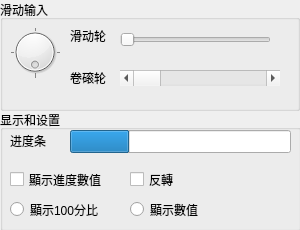
<?xml version="1.0" encoding="UTF-8"?>
<ui version="4.0">
 <class>Widget</class>
 <widget class="QWidget" name="Widget">
  <property name="geometry">
   <rect>
    <x>0</x>
    <y>0</y>
    <width>300</width>
    <height>230</height>
   </rect>
  </property>
  <property name="windowTitle">
   <string>Widget</string>
  </property>
  <widget class="QGroupBox" name="groupBox">
   <property name="geometry">
    <rect>
     <x>0</x>
     <y>0</y>
     <width>300</width>
     <height>111</height>
    </rect>
   </property>
   <property name="title">
    <string>滑动输入</string>
   </property>
   <widget class="QDial" name="dial">
    <property name="geometry">
     <rect>
      <x>10</x>
      <y>20</y>
      <width>50</width>
      <height>64</height>
     </rect>
    </property>
    <property name="maximum">
     <number>100</number>
    </property>
    <property name="singleStep">
     <number>33</number>
    </property>
    <property name="orientation">
     <enum>Qt::Orientation::Horizontal</enum>
    </property>
    <property name="invertedAppearance">
     <bool>false</bool>
    </property>
    <property name="invertedControls">
     <bool>false</bool>
    </property>
    <property name="wrapping">
     <bool>true</bool>
    </property>
    <property name="notchTarget">
     <double>0.000000000000000</double>
    </property>
    <property name="notchesVisible">
     <bool>true</bool>
    </property>
   </widget>
   <widget class="QSlider" name="horizontalSlider">
    <property name="geometry">
     <rect>
      <x>120</x>
      <y>30</y>
      <width>151</width>
      <height>20</height>
     </rect>
    </property>
    <property name="maximum">
     <number>100</number>
    </property>
    <property name="singleStep">
     <number>66</number>
    </property>
    <property name="orientation">
     <enum>Qt::Orientation::Horizontal</enum>
    </property>
    <property name="invertedAppearance">
     <bool>false</bool>
    </property>
    <property name="invertedControls">
     <bool>false</bool>
    </property>
    <property name="tickPosition">
     <enum>QSlider::TickPosition::NoTicks</enum>
    </property>
    <property name="tickInterval">
     <number>50</number>
    </property>
   </widget>
   <widget class="QScrollBar" name="horizontalScrollBar">
    <property name="geometry">
     <rect>
      <x>120</x>
      <y>70</y>
      <width>160</width>
      <height>16</height>
     </rect>
    </property>
    <property name="maximum">
     <number>100</number>
    </property>
    <property name="orientation">
     <enum>Qt::Orientation::Horizontal</enum>
    </property>
    <property name="invertedAppearance">
     <bool>false</bool>
    </property>
    <property name="invertedControls">
     <bool>true</bool>
    </property>
   </widget>
   <widget class="QLabel" name="label">
    <property name="geometry">
     <rect>
      <x>70</x>
      <y>30</y>
      <width>40</width>
      <height>12</height>
     </rect>
    </property>
    <property name="text">
     <string>滑动轮</string>
    </property>
   </widget>
   <widget class="QLabel" name="label_2">
    <property name="geometry">
     <rect>
      <x>70</x>
      <y>70</y>
      <width>41</width>
      <height>16</height>
     </rect>
    </property>
    <property name="text">
     <string>卷磙轮</string>
    </property>
   </widget>
  </widget>
  <widget class="QGroupBox" name="groupBox_2">
   <property name="geometry">
    <rect>
     <x>0</x>
     <y>110</y>
     <width>301</width>
     <height>121</height>
    </rect>
   </property>
   <property name="title">
    <string>显示和设置</string>
   </property>
   <widget class="QProgressBar" name="progressBar">
    <property name="geometry">
     <rect>
      <x>70</x>
      <y>20</y>
      <width>221</width>
      <height>23</height>
     </rect>
    </property>
    <property name="value">
     <number>27</number>
    </property>
    <property name="alignment">
     <set>Qt::AlignmentFlag::AlignBottom|Qt::AlignmentFlag::AlignLeading|Qt::AlignmentFlag::AlignLeft</set>
    </property>
    <property name="textVisible">
     <bool>false</bool>
    </property>
    <property name="invertedAppearance">
     <bool>false</bool>
    </property>
    <property name="textDirection">
     <enum>QProgressBar::Direction::TopToBottom</enum>
    </property>
    <property name="format">
     <string>%p%</string>
    </property>
   </widget>
   <widget class="QLabel" name="label_3">
    <property name="geometry">
     <rect>
      <x>10</x>
      <y>20</y>
      <width>41</width>
      <height>21</height>
     </rect>
    </property>
    <property name="text">
     <string>进度条</string>
    </property>
   </widget>
   <widget class="QCheckBox" name="checkBox">
    <property name="geometry">
     <rect>
      <x>10</x>
      <y>60</y>
      <width>101</width>
      <height>19</height>
     </rect>
    </property>
    <property name="text">
     <string>顯示進度數值</string>
    </property>
   </widget>
   <widget class="QCheckBox" name="checkBox_2">
    <property name="geometry">
     <rect>
      <x>130</x>
      <y>60</y>
      <width>161</width>
      <height>19</height>
     </rect>
    </property>
    <property name="text">
     <string>反轉</string>
    </property>
    <property name="checked">
     <bool>false</bool>
    </property>
   </widget>
   <widget class="QRadioButton" name="radioButton">
    <property name="geometry">
     <rect>
      <x>10</x>
      <y>90</y>
      <width>95</width>
      <height>19</height>
     </rect>
    </property>
    <property name="text">
     <string>顯示100分比</string>
    </property>
    <property name="checkable">
     <bool>true</bool>
    </property>
    <property name="checked">
     <bool>false</bool>
    </property>
   </widget>
   <widget class="QRadioButton" name="radioButton_2">
    <property name="geometry">
     <rect>
      <x>130</x>
      <y>90</y>
      <width>95</width>
      <height>19</height>
     </rect>
    </property>
    <property name="text">
     <string>顯示數值</string>
    </property>
    <property name="checkable">
     <bool>true</bool>
    </property>
    <property name="checked">
     <bool>false</bool>
    </property>
   </widget>
  </widget>
 </widget>
 <resources/>
 <connections/>
</ui>
